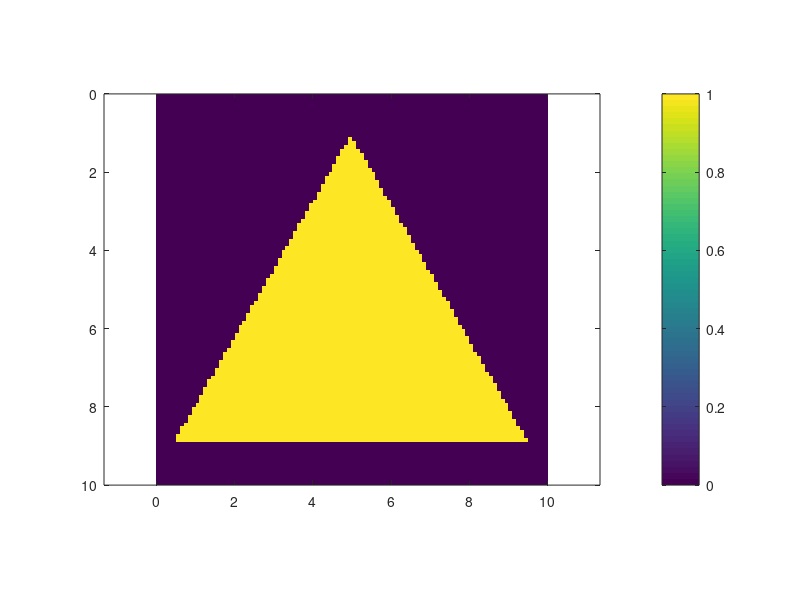

Reproduce this figure in MATLAB.
% demonstrate_triangles.m

% INITIALIZE MATLAB
close all;
clc;
clear all;

%%%%%%%%%%%%%%%%%%%%%%%%%%%%%%%%%%%%%%%%%%%%%%%%%%%%%%%%%%%%%%%%%%%%%%%%%%%
%% DASHBOARD
%%%%%%%%%%%%%%%%%%%%%%%%%%%%%%%%%%%%%%%%%%%%%%%%%%%%%%%%%%%%%%%%%%%%%%%%%%%

% GRID PARAMETERS
Sx = 10;
Sy = 10;

Nx = 100;
Ny = round(Nx*Sy/Sx);


% TRIANGLE PARAMETERS
w = 9;

%%%%%%%%%%%%%%%%%%%%%%%%%%%%%%%%%%%%%%%%%%%%%%%%%%%%%%%%%%%%%%%%%%%%%%%%%%%
%% CALCULATE A GRID
%%%%%%%%%%%%%%%%%%%%%%%%%%%%%%%%%%%%%%%%%%%%%%%%%%%%%%%%%%%%%%%%%%%%%%%%%%%

% CALCULATE GRID RESOLUTION
dx = Sx/Nx;
dy = Sy/Ny;

% CALCULATE AXIS VECTORS
xa = [0.5:Nx-0.5]*dx;
ya = [0.5:Ny-0.5]*dy;

%%%%%%%%%%%%%%%%%%%%%%%%%%%%%%%%%%%%%%%%%%%%%%%%%%%%%%%%%%%%%%%%%%%%%%%%%%%
%% BUILD RECTANGLE ON GRID
%%%%%%%%%%%%%%%%%%%%%%%%%%%%%%%%%%%%%%%%%%%%%%%%%%%%%%%%%%%%%%%%%%%%%%%%%%%

% INITIALIZE ARRAY TO ALL ZEROS
A = zeros(Nx, Ny);

% STOP/START INDICES
h = w*sqrt(3)/2;
ny = 1*round(h/dy);
ny1 = 1 + floor((Ny - ny)/2);
ny2 = ny1 + ny - 1;


% INCORPORATE TRIANGLE
for ny = ny1 : ny2
    
    % Calculate the 0 to 1 number
    f = (ny - ny1 + 1)/(ny2 - ny1 + 1);
    
    % Calculate Width of Triangle at Current Position
    nx = round(f*w/dx);
    
    % Calculate Stop/Start Indices
    nx1 = 1 + floor((Nx - nx)/2);
    nx2 = nx1 + nx - 1;
    
    % Incorporate 1's into A
    A(nx1:nx2,ny) = 1;
end

%%%%%%%%%%%%%%%%%%%%%%%%%%%%%%%%%%%%%%%%%%%%%%%%%%%%%%%%%%%%%%%%%%%%%%%%%%%
%% DISPLAY ARRAY A
%%%%%%%%%%%%%%%%%%%%%%%%%%%%%%%%%%%%%%%%%%%%%%%%%%%%%%%%%%%%%%%%%%%%%%%%%%%

% SHOW A
imagesc(xa, ya, A.');

% SET VIEW
axis equal tight;
colorbar;





















